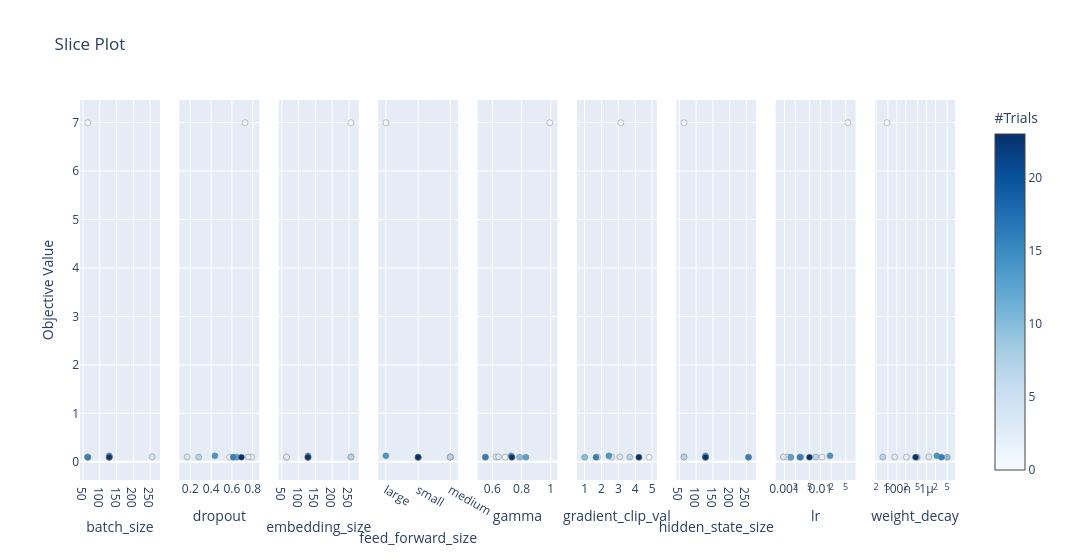

Notebook cell for this chart:
### Code cell
optuna.visualization.plot_slice(study)

### Figure 1 — Plotly figure (JSON) as saved in the notebook; plotly's stock layout.template omitted (floating-point values rounded to 4 significant figures)
{"data": [{"marker": {"color": [0, 1, 2, 3, 4, 7, 10, 13, 14, 16, 23], "colorbar": {"title": {"text": "#Trials"}, "x": 1, "xpad": 40}, "colorscale": [[0, "rgb(247,251,255)"], [0.125, "rgb(222,235,247)"], [0.25, "rgb(198,219,239)"], [0.375, "rgb(158,202,225)"], [0.5, "rgb(107,174,214)"], [0.625, "rgb(66,146,198)"], [0.75, "rgb(33,113,181)"], [0.875, "rgb(8,81,156)"], [1, "rgb(8,48,107)"]], "line": {"color": "Grey", "width": 0.5}, "showscale": true}, "mode": "markers", "showlegend": false, "type": "scatter", "x": [64, 64, 128, 64, 256, 64, 128, 128, 128, 64, 128], "xaxis": "x", "y": [6.996, 0.09493, 0.09718, 0.0996, 0.103, 0.09739, 0.09452, 0.09501, 0.1233, 0.09597, 0.09533], "yaxis": "y"}, {"marker": {"color": [0, 1, 2, 3, 4, 7, 10, 13, 14, 16, 23], "colorbar": {"title": {"text": "#Trials"}, "x": 1, "xpad": 40}, "colorscale": [[0, "rgb(247,251,255)"], [0.125, "rgb(222,235,247)"], [0.25, "rgb(198,219,239)"], [0.375, "rgb(158,202,225)"], [0.5, "rgb(107,174,214)"], [0.625, "rgb(66,146,198)"], [0.75, "rgb(33,113,181)"], [0.875, "rgb(8,81,156)"], [1, "rgb(8,48,107)"]], "line": {"color": "Grey", "width": 0.5}, "showscale": false}, "mode": "markers", "showlegend": false, "type": "scatter", "x": [0.7262, 0.5781, 0.7888, 0.7554, 0.1696, 0.2811, 0.6158, 0.6491, 0.437, 0.6119, 0.6915], "xaxis": "x2", "y": [6.996, 0.09493, 0.09718, 0.0996, 0.103, 0.09739, 0.09452, 0.09501, 0.1233, 0.09597, 0.09533], "yaxis": "y2"}, {"marker": {"color": [0, 1, 2, 3, 4, 7, 10, 13, 14, 16, 23], "colorbar": {"title": {"text": "#Trials"}, "x": 1, "xpad": 40}, "colorscale": [[0, "rgb(247,251,255)"], [0.125, "rgb(222,235,247)"], [0.25, "rgb(198,219,239)"], [0.375, "rgb(158,202,225)"], [0.5, "rgb(107,174,214)"], [0.625, "rgb(66,146,198)"], [0.75, "rgb(33,113,181)"], [0.875, "rgb(8,81,156)"], [1, "rgb(8,48,107)"]], "line": {"color": "Grey", "width": 0.5}, "showscale": false}, "mode": "markers", "showlegend": false, "type": "scatter", "x": [256, 128, 64, 64, 256, 256, 128, 128, 128, 128, 128], "xaxis": "x3", "y": [6.996, 0.09493, 0.09718, 0.0996, 0.103, 0.09739, 0.09452, 0.09501, 0.1233, 0.09597, 0.09533], "yaxis": "y3"}, {"marker": {"color": [0, 1, 2, 3, 4, 7, 10, 13, 14, 16, 23], "colorbar": {"title": {"text": "#Trials"}, "x": 1, "xpad": 40}, "colorscale": [[0, "rgb(247,251,255)"], [0.125, "rgb(222,235,247)"], [0.25, "rgb(198,219,239)"], [0.375, "rgb(158,202,225)"], [0.5, "rgb(107,174,214)"], [0.625, "rgb(66,146,198)"], [0.75, "rgb(33,113,181)"], [0.875, "rgb(8,81,156)"], [1, "rgb(8,48,107)"]], "line": {"color": "Grey", "width": 0.5}, "showscale": false}, "mode": "markers", "showlegend": false, "type": "scatter", "x": ["large", "small", "medium", "medium", "medium", "medium", "small", "small", "large", "small", "small"], "xaxis": "x4", "y": [6.996, 0.09493, 0.09718, 0.0996, 0.103, 0.09739, 0.09452, 0.09501, 0.1233, 0.09597, 0.09533], "yaxis": "y4"}, {"marker": {"color": [0, 1, 2, 3, 4, 7, 10, 13, 14, 16, 23], "colorbar": {"title": {"text": "#Trials"}, "x": 1, "xpad": 40}, "colorscale": [[0, "rgb(247,251,255)"], [0.125, "rgb(222,235,247)"], [0.25, "rgb(198,219,239)"], [0.375, "rgb(158,202,225)"], [0.5, "rgb(107,174,214)"], [0.625, "rgb(66,146,198)"], [0.75, "rgb(33,113,181)"], [0.875, "rgb(8,81,156)"], [1, "rgb(8,48,107)"]], "line": {"color": "Grey", "width": 0.5}, "showscale": false}, "mode": "markers", "showlegend": false, "type": "scatter", "x": [0.9926, 0.7335, 0.6881, 0.6249, 0.642, 0.5518, 0.7868, 0.8293, 0.7283, 0.5529, 0.734], "xaxis": "x5", "y": [6.996, 0.09493, 0.09718, 0.0996, 0.103, 0.09739, 0.09452, 0.09501, 0.1233, 0.09597, 0.09533], "yaxis": "y5"}, {"marker": {"color": [0, 1, 2, 3, 4, 7, 10, 13, 14, 16, 23], "colorbar": {"title": {"text": "#Trials"}, "x": 1, "xpad": 40}, "colorscale": [[0, "rgb(247,251,255)"], [0.125, "rgb(222,235,247)"], [0.25, "rgb(198,219,239)"], [0.375, "rgb(158,202,225)"], [0.5, "rgb(107,174,214)"], [0.625, "rgb(66,146,198)"], [0.75, "rgb(33,113,181)"], [0.875, "rgb(8,81,156)"], [1, "rgb(8,48,107)"]], "line": {"color": "Grey", "width": 0.5}, "showscale": false}, "mode": "markers", "showlegend": false, "type": "scatter", "x": [3.144, 4.822, 1.766, 2.594, 3.085, 3.677, 1.003, 4.22, 2.44, 1.675, 4.216], "xaxis": "x6", "y": [6.996, 0.09493, 0.09718, 0.0996, 0.103, 0.09739, 0.09452, 0.09501, 0.1233, 0.09597, 0.09533], "yaxis": "y6"}, {"marker": {"color": [0, 1, 2, 3, 4, 7, 10, 13, 14, 16, 23], "colorbar": {"title": {"text": "#Trials"}, "x": 1, "xpad": 40}, "colorscale": [[0, "rgb(247,251,255)"], [0.125, "rgb(222,235,247)"], [0.25, "rgb(198,219,239)"], [0.375, "rgb(158,202,225)"], [0.5, "rgb(107,174,214)"], [0.625, "rgb(66,146,198)"], [0.75, "rgb(33,113,181)"], [0.875, "rgb(8,81,156)"], [1, "rgb(8,48,107)"]], "line": {"color": "Grey", "width": 0.5}, "showscale": false}, "mode": "markers", "showlegend": false, "type": "scatter", "x": [64, 128, 256, 128, 64, 64, 128, 128, 128, 256, 128], "xaxis": "x7", "y": [6.996, 0.09493, 0.09718, 0.0996, 0.103, 0.09739, 0.09452, 0.09501, 0.1233, 0.09597, 0.09533], "yaxis": "y7"}, {"marker": {"color": [0, 1, 2, 3, 4, 7, 10, 13, 14, 16, 23], "colorbar": {"title": {"text": "#Trials"}, "x": 1, "xpad": 40}, "colorscale": [[0, "rgb(247,251,255)"], [0.125, "rgb(222,235,247)"], [0.25, "rgb(198,219,239)"], [0.375, "rgb(158,202,225)"], [0.5, "rgb(107,174,214)"], [0.625, "rgb(66,146,198)"], [0.75, "rgb(33,113,181)"], [0.875, "rgb(8,81,156)"], [1, "rgb(8,48,107)"]], "line": {"color": "Grey", "width": 0.5}, "showscale": false}, "mode": "markers", "showlegend": false, "type": "scatter", "x": [0.05789, 0.001416, 0.01103, 0.001242, 0.0009347, 0.007414, 0.002846, 0.001503, 0.01849, 0.002683, 0.004963], "xaxis": "x8", "y": [6.996, 0.09493, 0.09718, 0.0996, 0.103, 0.09739, 0.09452, 0.09501, 0.1233, 0.09597, 0.09533], "yaxis": "y8"}, {"marker": {"color": [0, 1, 2, 3, 4, 7, 10, 13, 14, 16, 23], "colorbar": {"title": {"text": "#Trials"}, "x": 1, "xpad": 40}, "colorscale": [[0, "rgb(247,251,255)"], [0.125, "rgb(222,235,247)"], [0.25, "rgb(198,219,239)"], [0.375, "rgb(158,202,225)"], [0.5, "rgb(107,174,214)"], [0.625, "rgb(66,146,198)"], [0.75, "rgb(33,113,181)"], [0.875, "rgb(8,81,156)"], [1, "rgb(8,48,107)"]], "line": {"color": "Grey", "width": 0.5}, "showscale": false}, "mode": "markers", "showlegend": false, "type": "scatter", "x": [4.682e-08, 4.916e-07, 2.115e-07, 8.565e-08, 1.195e-06, 3.368e-08, 5.038e-06, 4.617e-07, 2.233e-06, 3.213e-06, 4.268e-07], "xaxis": "x9", "y": [6.996, 0.09493, 0.09718, 0.0996, 0.103, 0.09739, 0.09452, 0.09501, 0.1233, 0.09597, 0.09533], "yaxis": "y9"}], "layout": {"title": {"text": "Slice Plot"}, "width": 2700, "xaxis": {"anchor": "y", "domain": [0, 0.09136], "title": {"text": "batch_size"}}, "xaxis2": {"anchor": "y2", "domain": [0.1136, 0.2049], "title": {"text": "dropout"}}, "xaxis3": {"anchor": "y3", "domain": [0.2272, 0.3185], "title": {"text": "embedding_size"}}, "xaxis4": {"anchor": "y4", "domain": [0.3407, 0.4321], "title": {"text": "feed_forward_size"}}, "xaxis5": {"anchor": "y5", "domain": [0.4543, 0.5457], "title": {"text": "gamma"}}, "xaxis6": {"anchor": "y6", "domain": [0.5679, 0.6593], "title": {"text": "gradient_clip_val"}}, "xaxis7": {"anchor": "y7", "domain": [0.6815, 0.7728], "title": {"text": "hidden_state_size"}}, "xaxis8": {"anchor": "y8", "domain": [0.7951, 0.8864], "title": {"text": "lr"}, "type": "log"}, "xaxis9": {"anchor": "y9", "domain": [0.9086, 1], "title": {"text": "weight_decay"}, "type": "log"}, "yaxis": {"anchor": "x", "domain": [0, 1], "title": {"text": "Objective Value"}}, "yaxis2": {"anchor": "x2", "domain": [0, 1], "matches": "y", "showticklabels": false}, "yaxis3": {"anchor": "x3", "domain": [0, 1], "matches": "y", "showticklabels": false}, "yaxis4": {"anchor": "x4", "domain": [0, 1], "matches": "y", "showticklabels": false}, "yaxis5": {"anchor": "x5", "domain": [0, 1], "matches": "y", "showticklabels": false}, "yaxis6": {"anchor": "x6", "domain": [0, 1], "matches": "y", "showticklabels": false}, "yaxis7": {"anchor": "x7", "domain": [0, 1], "matches": "y", "showticklabels": false}, "yaxis8": {"anchor": "x8", "domain": [0, 1], "matches": "y", "showticklabels": false}, "yaxis9": {"anchor": "x9", "domain": [0, 1], "matches": "y", "showticklabels": false}}}
